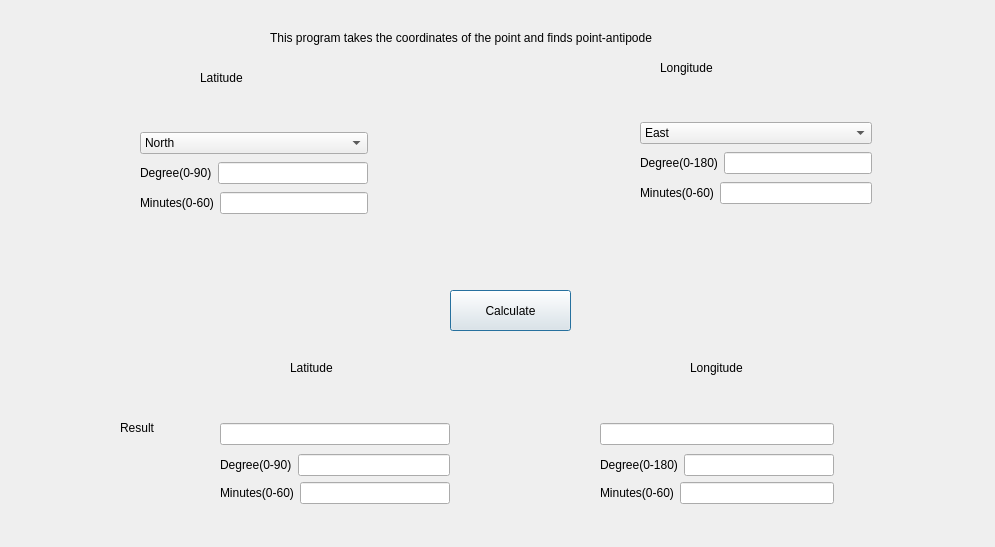
<?xml version="1.0" encoding="UTF-8"?>
<ui version="4.0">
 <class>PointAntipode</class>
 <widget class="QDialog" name="PointAntipode">
  <property name="geometry">
   <rect>
    <x>0</x>
    <y>0</y>
    <width>995</width>
    <height>547</height>
   </rect>
  </property>
  <property name="windowTitle">
   <string>PointAntipode</string>
  </property>
  <widget class="QLabel" name="label">
   <property name="geometry">
    <rect>
     <x>270</x>
     <y>30</y>
     <width>421</width>
     <height>16</height>
    </rect>
   </property>
   <property name="text">
    <string>This program takes the coordinates of the point and finds point-antipode</string>
   </property>
  </widget>
  <widget class="QLabel" name="label_2">
   <property name="geometry">
    <rect>
     <x>200</x>
     <y>70</y>
     <width>55</width>
     <height>16</height>
    </rect>
   </property>
   <property name="text">
    <string>Latitude</string>
   </property>
  </widget>
  <widget class="QLabel" name="label_5">
   <property name="geometry">
    <rect>
     <x>660</x>
     <y>60</y>
     <width>55</width>
     <height>16</height>
    </rect>
   </property>
   <property name="text">
    <string>Longitude</string>
   </property>
  </widget>
  <widget class="QPushButton" name="Calculate_Antipode">
   <property name="geometry">
    <rect>
     <x>450</x>
     <y>290</y>
     <width>121</width>
     <height>41</height>
    </rect>
   </property>
   <property name="text">
    <string>Calculate</string>
   </property>
  </widget>
  <widget class="QLabel" name="label_8">
   <property name="geometry">
    <rect>
     <x>120</x>
     <y>420</y>
     <width>55</width>
     <height>16</height>
    </rect>
   </property>
   <property name="text">
    <string>Result</string>
   </property>
  </widget>
  <widget class="QLabel" name="label_13">
   <property name="geometry">
    <rect>
     <x>290</x>
     <y>360</y>
     <width>55</width>
     <height>16</height>
    </rect>
   </property>
   <property name="text">
    <string>Latitude</string>
   </property>
  </widget>
  <widget class="QLabel" name="label_14">
   <property name="geometry">
    <rect>
     <x>690</x>
     <y>360</y>
     <width>55</width>
     <height>16</height>
    </rect>
   </property>
   <property name="text">
    <string>Longitude</string>
   </property>
  </widget>
  <widget class="QWidget" name="">
   <property name="geometry">
    <rect>
     <x>140</x>
     <y>130</y>
     <width>228</width>
     <height>86</height>
    </rect>
   </property>
   <layout class="QVBoxLayout" name="verticalLayout">
    <item>
     <widget class="QComboBox" name="comboBox_Lat">
      <item>
       <property name="text">
        <string>North</string>
       </property>
      </item>
      <item>
       <property name="text">
        <string>South</string>
       </property>
      </item>
     </widget>
    </item>
    <item>
     <layout class="QHBoxLayout" name="horizontalLayout">
      <item>
       <widget class="QLabel" name="label_3">
        <property name="text">
         <string>Degree(0-90)</string>
        </property>
       </widget>
      </item>
      <item>
       <widget class="QLineEdit" name="lineEdit_Lat_Deg"/>
      </item>
     </layout>
    </item>
    <item>
     <layout class="QHBoxLayout" name="horizontalLayout_2">
      <item>
       <widget class="QLabel" name="label_4">
        <property name="text">
         <string>Minutes(0-60)</string>
        </property>
       </widget>
      </item>
      <item>
       <widget class="QLineEdit" name="lineEdit_Lat_Min"/>
      </item>
     </layout>
    </item>
   </layout>
  </widget>
  <widget class="QWidget" name="">
   <property name="geometry">
    <rect>
     <x>640</x>
     <y>120</y>
     <width>232</width>
     <height>86</height>
    </rect>
   </property>
   <layout class="QVBoxLayout" name="verticalLayout_2">
    <item>
     <widget class="QComboBox" name="comboBox_Long">
      <item>
       <property name="text">
        <string>East</string>
       </property>
      </item>
      <item>
       <property name="text">
        <string>West</string>
       </property>
      </item>
     </widget>
    </item>
    <item>
     <layout class="QHBoxLayout" name="horizontalLayout_3">
      <item>
       <widget class="QLabel" name="label_6">
        <property name="text">
         <string>Degree(0-180)</string>
        </property>
       </widget>
      </item>
      <item>
       <widget class="QLineEdit" name="lineEdit_Long_Deg"/>
      </item>
     </layout>
    </item>
    <item>
     <layout class="QHBoxLayout" name="horizontalLayout_4">
      <item>
       <widget class="QLabel" name="label_7">
        <property name="text">
         <string>Minutes(0-60)</string>
        </property>
       </widget>
      </item>
      <item>
       <widget class="QLineEdit" name="lineEdit_Long_Min"/>
      </item>
     </layout>
    </item>
   </layout>
  </widget>
  <widget class="QWidget" name="">
   <property name="geometry">
    <rect>
     <x>220</x>
     <y>420</y>
     <width>230</width>
     <height>88</height>
    </rect>
   </property>
   <layout class="QVBoxLayout" name="verticalLayout_5">
    <item>
     <widget class="QLineEdit" name="lineEdit_Res_Lat"/>
    </item>
    <item>
     <layout class="QVBoxLayout" name="verticalLayout_3">
      <item>
       <layout class="QHBoxLayout" name="horizontalLayout_5">
        <item>
         <widget class="QLabel" name="label_9">
          <property name="text">
           <string>Degree(0-90)</string>
          </property>
         </widget>
        </item>
        <item>
         <widget class="QLineEdit" name="lineEdit_Lat_Deg_Res"/>
        </item>
       </layout>
      </item>
      <item>
       <layout class="QHBoxLayout" name="horizontalLayout_6">
        <item>
         <widget class="QLabel" name="label_10">
          <property name="text">
           <string>Minutes(0-60)</string>
          </property>
         </widget>
        </item>
        <item>
         <widget class="QLineEdit" name="lineEdit_Lat_Min_Res"/>
        </item>
       </layout>
      </item>
     </layout>
    </item>
   </layout>
  </widget>
  <widget class="QWidget" name="">
   <property name="geometry">
    <rect>
     <x>600</x>
     <y>420</y>
     <width>234</width>
     <height>88</height>
    </rect>
   </property>
   <layout class="QVBoxLayout" name="verticalLayout_6">
    <item>
     <widget class="QLineEdit" name="lineEdit_Res_Long"/>
    </item>
    <item>
     <layout class="QVBoxLayout" name="verticalLayout_4">
      <item>
       <layout class="QHBoxLayout" name="horizontalLayout_7">
        <item>
         <widget class="QLabel" name="label_11">
          <property name="text">
           <string>Degree(0-180)</string>
          </property>
         </widget>
        </item>
        <item>
         <widget class="QLineEdit" name="lineEdit_Long_Deg_Res"/>
        </item>
       </layout>
      </item>
      <item>
       <layout class="QHBoxLayout" name="horizontalLayout_8">
        <item>
         <widget class="QLabel" name="label_12">
          <property name="text">
           <string>Minutes(0-60)</string>
          </property>
         </widget>
        </item>
        <item>
         <widget class="QLineEdit" name="lineEdit_Long_Min_Res"/>
        </item>
       </layout>
      </item>
     </layout>
    </item>
   </layout>
  </widget>
 </widget>
 <resources/>
 <connections/>
</ui>
